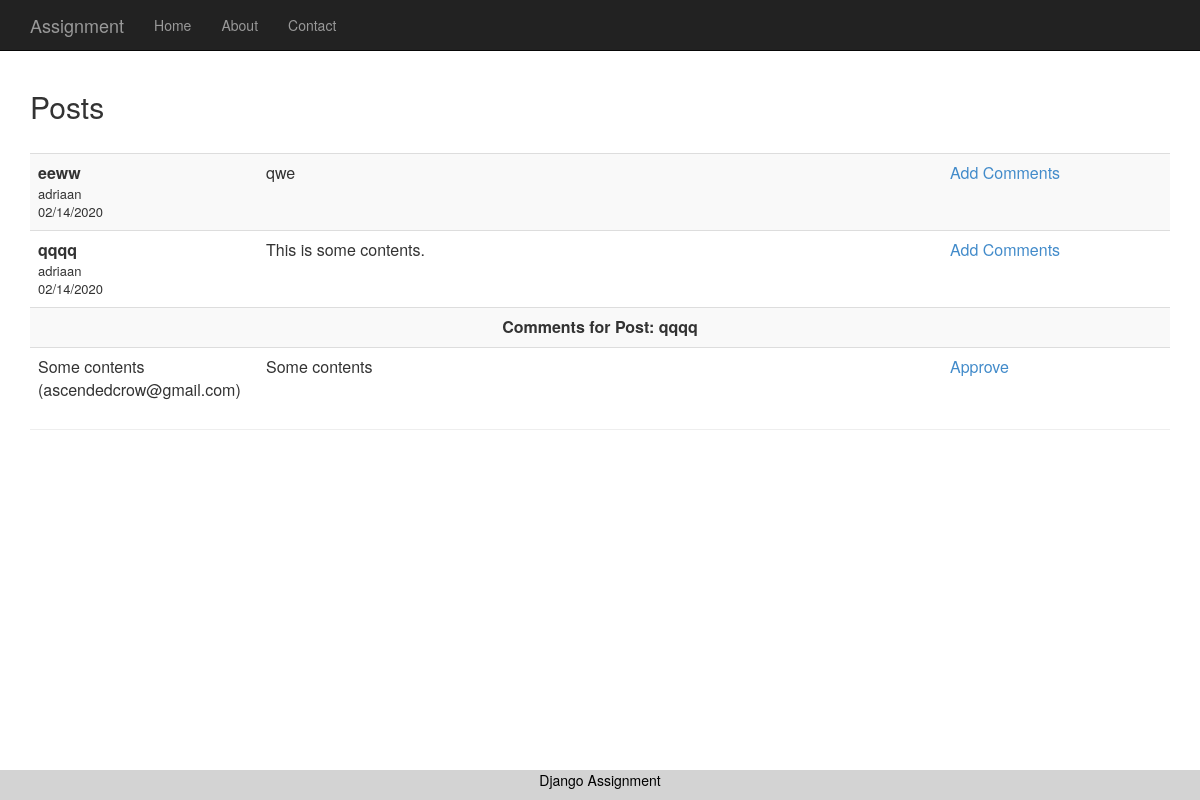
The app's page /, older data.
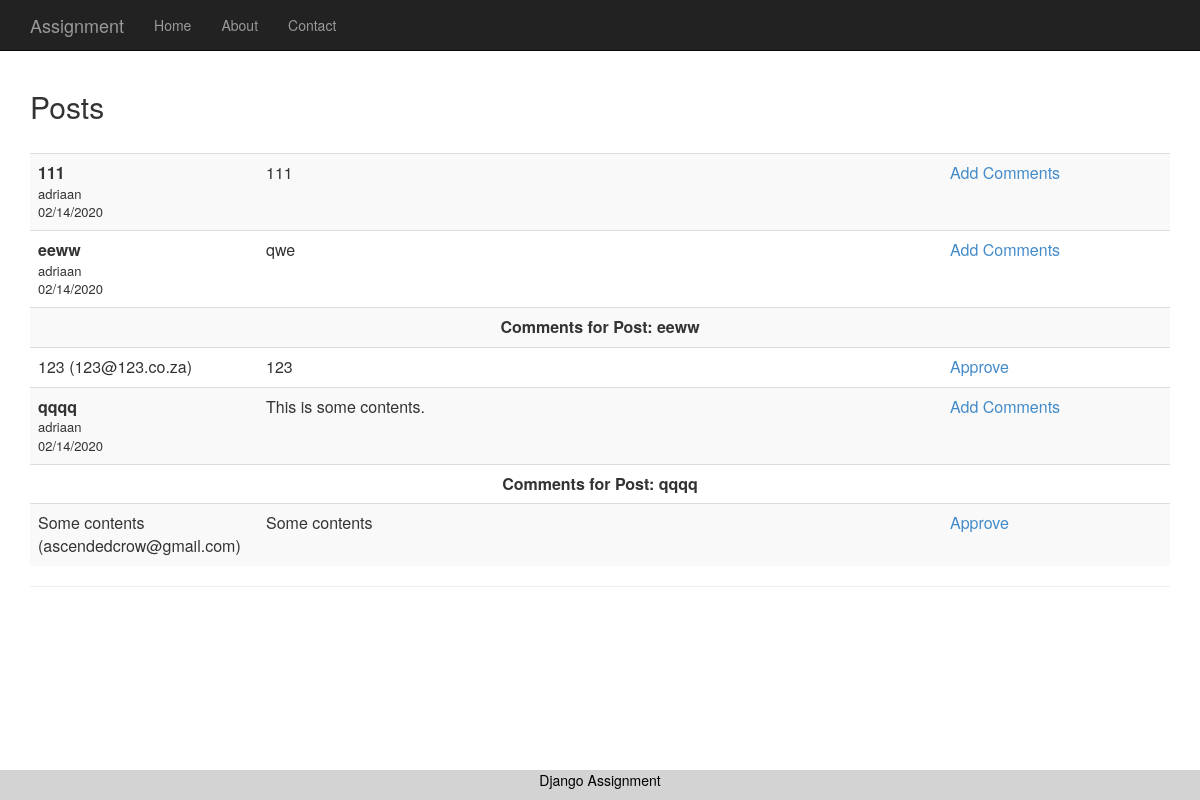
The same page, newer data.
### posts/models.py (models this page shows, shortened)
class Post(BaseModel):
    title = models.CharField('Title', max_length=255, blank=False,  null=False, unique=True)
    contents = models.TextField('Contents', max_length=255, blank=False,  null=False)
    user = models.ForeignKey(settings.AUTH_USER_MODEL, on_delete=models.CASCADE, related_name='created_user', blank=False,  null=False)

### comments/models.py (models this page shows)
class Comment(BaseModel):
    post = models.ForeignKey(Post, on_delete=models.CASCADE, related_name='comments')
    name = models.CharField('Name', max_length=255, blank=False,  null=False)
    e_mail = models.EmailField('E-Mail', max_length=255, blank=False,  null=False)
    contents = models.TextField('Contents', blank=False,  null=False)
    def __str__(self):
        return '{name} ({email})'.format(email=self.e_mail, name=self.contents)

### posts/views.py (the view)
class PostListView(ListView):
    model = Post

### posts/templates/posts/post_list.html
{% extends "app/layout.html" %}
{% block content %}
<h2>{{ title }}</h2>
<br />
<table class="table table-striped">
    <tbody>
        {% for post in object_list %}
            <tr>
                <td data-toggle="tooltip" title="Title, User and Created date of the post." style="width:20%">
                    <b>{{ post.title }}</b><br />
                    <span style="font-size:small">{{ post.user }} <br /></span>
                    <span style="font-size:small">{{ post.created|date:"SHORT_DATE_FORMAT" }} </span>
                </td>
                <td data-toggle="tooltip" title="Post Contents" style="width:60%">
                    {{ post.contents}}
                </td>
                <td>
                    <a href="{% url 'contact' %}">Add Comments</a>
                </td>
            </tr>
            {% if post.comments.count > 0 %}
                <tr>
                    <td colspan="3" align="center">
                        <b>Comments for Post: {{ post.title }}</b>
                    </td>
                </tr>
            {% endif %}
            {% for comment in post.comments.all %}
                <tr>
                    <td>
                        {{ comment }}
                    </td>
                    <td>
                        {{ comment.contents }}
                    </td>
                    <td>
                        <a href="{% url 'contact' %}">Approve</a>
                    </td>
                </tr>
            {% endfor %}
        {% endfor %}
    </tbody>
</table>
{% endblock %}

### app/templates/app/layout.html (shortened to what this page needs)
﻿<!DOCTYPE html>
<html>
<head>
    {% load staticfiles %}
    <link rel="stylesheet" type="text/css" href="{% static 'app/content/bootstrap.min.css' %}" />
    <link rel="stylesheet" type="text/css" href="{% static 'app/content/site.css' %}" />
</head>
<body>
    <div class="navbar navbar-inverse navbar-fixed-top">
        <div class="container">
            <div class="navbar-header">
                <a href="/" class="navbar-brand">Assignment</a>
            </div>
            <div class="navbar-collapse collapse">
                <ul class="nav navbar-nav">
                    <li><a href="{% url 'contact' %}">Home</a></li>
                    <li><a href="{% url 'about' %}">About</a></li>
                    <li><a href="{% url 'contact' %}">Contact</a></li>
                </ul>
                </div>
            </div>
    </div>
    <div class="container body-content">
{% block content %}{% endblock %}
        <hr/>
        <footer>
            <p>Django Assignment</p>
        </footer>
    </div>
</body>
</html>

### app/static/app/content/site.css (style rules this page uses)
body { padding-top: 50px; padding-bottom: 20px; }
.body-content { padding-left: 15px; padding-right: 15px; }
footer { position: fixed; left: 0; bottom: 0; width: 100%; background-color: lightgray; color: black; text-align: center; }

Row changes from the older to the newer data that the page shows:
added Post: title "111", user "adriaan", created "02/14/2020", contents "111"
changed Post "eeww": title (not shown) → "eeww"
added Comment: e_mail+contents "123 (123@123.co.za)", contents "123", shown under Post "eeww"
